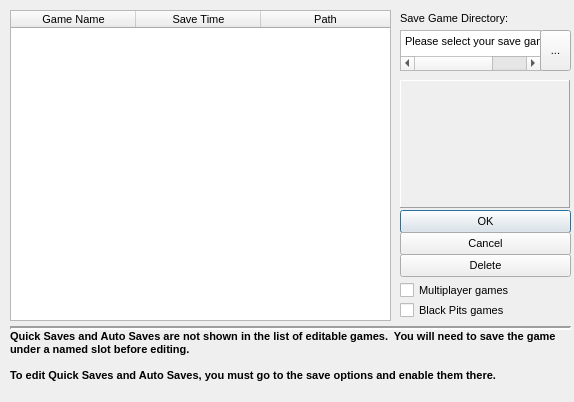
<?xml version="1.0" encoding="UTF-8"?>
<ui version="4.0">
 <class>OpenSavedGameDialog</class>
 <widget class="QDialog" name="OpenSavedGameDialog">
  <property name="windowModality">
   <enum>Qt::ApplicationModal</enum>
  </property>
  <property name="geometry">
   <rect>
    <x>0</x>
    <y>0</y>
    <width>574</width>
    <height>402</height>
   </rect>
  </property>
  <property name="sizePolicy">
   <sizepolicy hsizetype="Preferred" vsizetype="Preferred">
    <horstretch>0</horstretch>
    <verstretch>0</verstretch>
   </sizepolicy>
  </property>
  <property name="windowTitle">
   <string>Open Saved Game</string>
  </property>
  <property name="sizeGripEnabled">
   <bool>false</bool>
  </property>
  <property name="modal">
   <bool>true</bool>
  </property>
  <widget class="QTableWidget" name="tableWidget">
   <property name="geometry">
    <rect>
     <x>10</x>
     <y>10</y>
     <width>381</width>
     <height>311</height>
    </rect>
   </property>
   <property name="font">
    <font>
     <pointsize>8</pointsize>
    </font>
   </property>
   <property name="frameShape">
    <enum>QFrame::StyledPanel</enum>
   </property>
   <property name="frameShadow">
    <enum>QFrame::Sunken</enum>
   </property>
   <property name="lineWidth">
    <number>1</number>
   </property>
   <property name="horizontalScrollBarPolicy">
    <enum>Qt::ScrollBarAlwaysOff</enum>
   </property>
   <property name="editTriggers">
    <set>QAbstractItemView::NoEditTriggers</set>
   </property>
   <property name="dragDropOverwriteMode">
    <bool>false</bool>
   </property>
   <property name="alternatingRowColors">
    <bool>true</bool>
   </property>
   <property name="selectionMode">
    <enum>QAbstractItemView::SingleSelection</enum>
   </property>
   <property name="selectionBehavior">
    <enum>QAbstractItemView::SelectRows</enum>
   </property>
   <property name="showGrid">
    <bool>true</bool>
   </property>
   <property name="gridStyle">
    <enum>Qt::SolidLine</enum>
   </property>
   <property name="sortingEnabled">
    <bool>true</bool>
   </property>
   <property name="wordWrap">
    <bool>true</bool>
   </property>
   <property name="cornerButtonEnabled">
    <bool>false</bool>
   </property>
   <attribute name="horizontalHeaderDefaultSectionSize">
    <number>125</number>
   </attribute>
   <attribute name="horizontalHeaderMinimumSectionSize">
    <number>4</number>
   </attribute>
   <attribute name="horizontalHeaderStretchLastSection">
    <bool>true</bool>
   </attribute>
   <attribute name="verticalHeaderVisible">
    <bool>false</bool>
   </attribute>
   <column>
    <property name="text">
     <string>Game Name</string>
    </property>
   </column>
   <column>
    <property name="text">
     <string>Save Time</string>
    </property>
   </column>
   <column>
    <property name="text">
     <string>Path</string>
    </property>
   </column>
  </widget>
  <widget class="Line" name="line">
   <property name="geometry">
    <rect>
     <x>10</x>
     <y>320</y>
     <width>561</width>
     <height>16</height>
    </rect>
   </property>
   <property name="frameShadow">
    <enum>QFrame::Sunken</enum>
   </property>
   <property name="lineWidth">
    <number>2</number>
   </property>
   <property name="orientation">
    <enum>Qt::Horizontal</enum>
   </property>
  </widget>
  <widget class="QPushButton" name="buttonOK">
   <property name="geometry">
    <rect>
     <x>400</x>
     <y>210</y>
     <width>171</width>
     <height>23</height>
    </rect>
   </property>
   <property name="font">
    <font>
     <pointsize>8</pointsize>
    </font>
   </property>
   <property name="text">
    <string>OK</string>
   </property>
   <property name="default">
    <bool>true</bool>
   </property>
  </widget>
  <widget class="QPushButton" name="buttonCancel">
   <property name="geometry">
    <rect>
     <x>400</x>
     <y>232</y>
     <width>171</width>
     <height>23</height>
    </rect>
   </property>
   <property name="font">
    <font>
     <pointsize>8</pointsize>
    </font>
   </property>
   <property name="text">
    <string>Cancel</string>
   </property>
  </widget>
  <widget class="QPushButton" name="buttonDelete">
   <property name="geometry">
    <rect>
     <x>400</x>
     <y>254</y>
     <width>171</width>
     <height>23</height>
    </rect>
   </property>
   <property name="font">
    <font>
     <pointsize>8</pointsize>
    </font>
   </property>
   <property name="text">
    <string>Delete</string>
   </property>
   <property name="flat">
    <bool>false</bool>
   </property>
  </widget>
  <widget class="QLabel" name="labelQuickAuto">
   <property name="geometry">
    <rect>
     <x>10</x>
     <y>330</y>
     <width>551</width>
     <height>61</height>
    </rect>
   </property>
   <property name="font">
    <font>
     <pointsize>8</pointsize>
     <weight>75</weight>
     <italic>false</italic>
     <bold>true</bold>
    </font>
   </property>
   <property name="text">
    <string>Quick Saves and Auto Saves are not shown in the list of editable games.  You will need to save the game under a named slot before editing.

To edit Quick Saves and Auto Saves, you must go to the save options and enable them there.</string>
   </property>
   <property name="textFormat">
    <enum>Qt::AutoText</enum>
   </property>
   <property name="scaledContents">
    <bool>false</bool>
   </property>
   <property name="alignment">
    <set>Qt::AlignLeading|Qt::AlignLeft|Qt::AlignTop</set>
   </property>
   <property name="wordWrap">
    <bool>true</bool>
   </property>
   <property name="margin">
    <number>2</number>
   </property>
  </widget>
  <widget class="QCheckBox" name="checkMultiplayer">
   <property name="enabled">
    <bool>true</bool>
   </property>
   <property name="geometry">
    <rect>
     <x>400</x>
     <y>280</y>
     <width>141</width>
     <height>20</height>
    </rect>
   </property>
   <property name="font">
    <font>
     <pointsize>8</pointsize>
     <weight>50</weight>
     <bold>false</bold>
     <strikeout>false</strikeout>
    </font>
   </property>
   <property name="autoFillBackground">
    <bool>false</bool>
   </property>
   <property name="text">
    <string>Multiplayer games</string>
   </property>
   <property name="checkable">
    <bool>true</bool>
   </property>
   <property name="tristate">
    <bool>false</bool>
   </property>
  </widget>
  <widget class="QLabel" name="labelSaveGameDirectory">
   <property name="geometry">
    <rect>
     <x>400</x>
     <y>10</y>
     <width>131</width>
     <height>16</height>
    </rect>
   </property>
   <property name="font">
    <font>
     <pointsize>8</pointsize>
    </font>
   </property>
   <property name="text">
    <string>Save Game Directory:</string>
   </property>
  </widget>
  <widget class="QTextBrowser" name="textDir">
   <property name="geometry">
    <rect>
     <x>400</x>
     <y>30</y>
     <width>141</width>
     <height>41</height>
    </rect>
   </property>
   <property name="font">
    <font>
     <pointsize>8</pointsize>
    </font>
   </property>
   <property name="verticalScrollBarPolicy">
    <enum>Qt::ScrollBarAlwaysOff</enum>
   </property>
   <property name="lineWrapMode">
    <enum>QTextEdit::NoWrap</enum>
   </property>
   <property name="html">
    <string>&lt;!DOCTYPE HTML PUBLIC &quot;-//W3C//DTD HTML 4.0//EN&quot; &quot;http://www.w3.org/TR/REC-html40/strict.dtd&quot;&gt;
&lt;html&gt;&lt;head&gt;&lt;meta name=&quot;qrichtext&quot; content=&quot;1&quot; /&gt;&lt;style type=&quot;text/css&quot;&gt;
p, li { white-space: pre-wrap; }
&lt;/style&gt;&lt;/head&gt;&lt;body style=&quot; font-family:'MS Shell Dlg 2'; font-size:8pt; font-weight:400; font-style:normal;&quot;&gt;
&lt;p style=&quot; margin-top:0px; margin-bottom:0px; margin-left:0px; margin-right:0px; -qt-block-indent:0; text-indent:0px;&quot;&gt;&lt;span style=&quot; font-family:'Lucida Grande';&quot;&gt;Please select your save game directory&lt;/span&gt;&lt;/p&gt;&lt;/body&gt;&lt;/html&gt;</string>
   </property>
  </widget>
  <widget class="QToolButton" name="toolOpenSavedGame">
   <property name="geometry">
    <rect>
     <x>540</x>
     <y>30</y>
     <width>31</width>
     <height>41</height>
    </rect>
   </property>
   <property name="font">
    <font>
     <pointsize>8</pointsize>
    </font>
   </property>
   <property name="text">
    <string>...</string>
   </property>
  </widget>
  <widget class="QCheckBox" name="checkBlackPits">
   <property name="geometry">
    <rect>
     <x>400</x>
     <y>300</y>
     <width>141</width>
     <height>20</height>
    </rect>
   </property>
   <property name="font">
    <font>
     <pointsize>8</pointsize>
    </font>
   </property>
   <property name="text">
    <string>Black Pits games</string>
   </property>
  </widget>
  <widget class="QLabel" name="labelGameBMP">
   <property name="geometry">
    <rect>
     <x>400</x>
     <y>80</y>
     <width>170</width>
     <height>128</height>
    </rect>
   </property>
   <property name="sizePolicy">
    <sizepolicy hsizetype="Preferred" vsizetype="Preferred">
     <horstretch>0</horstretch>
     <verstretch>0</verstretch>
    </sizepolicy>
   </property>
   <property name="minimumSize">
    <size>
     <width>170</width>
     <height>128</height>
    </size>
   </property>
   <property name="frameShape">
    <enum>QFrame::Panel</enum>
   </property>
   <property name="frameShadow">
    <enum>QFrame::Raised</enum>
   </property>
   <property name="text">
    <string/>
   </property>
   <property name="scaledContents">
    <bool>true</bool>
   </property>
   <property name="textInteractionFlags">
    <set>Qt::NoTextInteraction</set>
   </property>
  </widget>
 </widget>
 <resources/>
 <connections/>
</ui>
